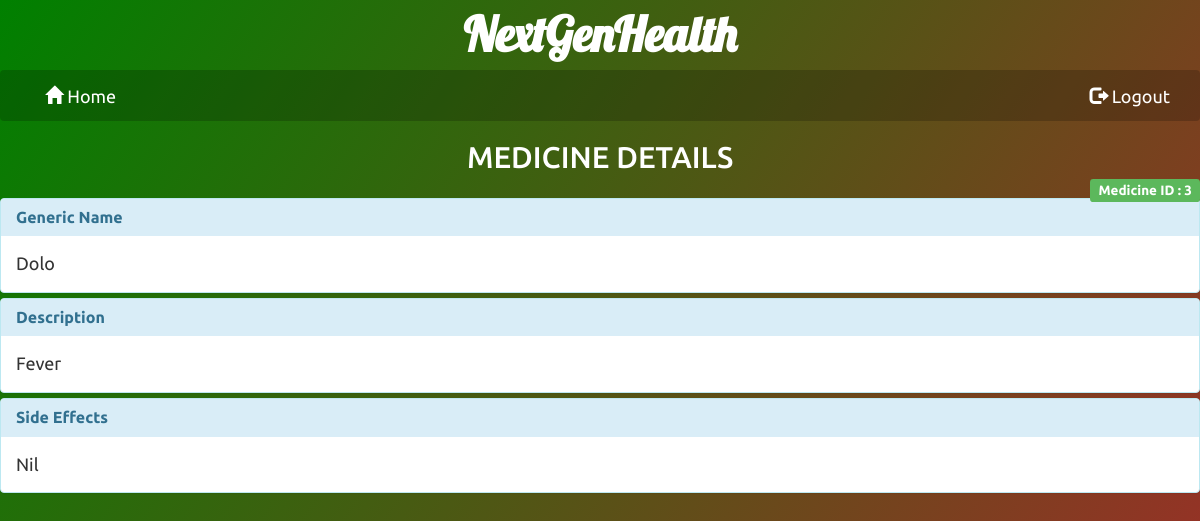
The page /doctor/doc_id=1/med/med_id=3/ (signed in) on the database its author committed.
### doctor/models.py (models this page shows, shortened)
class MedReport(models.Model) :
    med_no = models.BigIntegerField(primary_key=True)
    medname = models.CharField(max_length = 50)
    gname = models.CharField(max_length = 100)
    details = models.CharField(max_length = 1000)
    side_effect = models.CharField(max_length = 1000)

### doctor/views.py (the view)
# urls.py: url(r'^doc_id=(?P<doc_id>[0-9]+)/med/med_id=(?P<med_id>[0-9]+)/$' , views.med_info , name = 'med_info') ,
@login_required(login_url = '/doctor/')
def med_info(request , med_id , **kwargs) :
    mreports = MedReport.objects.all()
    template = loader.get_template('med_info.html')
    context = {'mreports' : mreports , 'med_id' : med_id}
    try:
        mid = MedReport.objects.get(pk=med_id)
    except MedReport.DoesNotExist:
       raise Http404("Medicine record does not exist in the database")
    return HttpResponse(template.render(context , request))

### doctor/template/med_info.html (shortened to what this page needs)
<head>
<link rel="stylesheet" href="/static/bootstrap-3.3.7-dist/css/bootstrap.min.css">
<link rel="stylesheet" href="/static/animate.css">
</head>
<body style="font-family: Ubuntu;font-size:18px;" id="info">
  <div class="container-fluid" id="title">
  <div class="page-header" style="height:50px;border:none;text-align:center;font-weight:bold;font-size:48px;color:#fff;margin-top:0;">
    <a href=".." style="text-decoration:none;color:#fff;font-family:Lobster;">NextGenHealth</a>
  </div>
</div>
<div id="nav-wrapper">
  <nav id="nav" class="navbar navbar-default" data-spy="affix" data-offset-top="70" style="border:none;">
    <div class="container-fluid">
      <div class="navbar-collapse collapse">
      <ul class="nav navbar-nav" style="color:#fff;">
        <li id="hm"><a href="../.." id="tag"><span class="glyphicon glyphicon-home"></span> Home</a></li>
      </ul>
      <ul class="nav navbar-nav navbar-right">
        <li><a href="../../../logout" id="tag"><span class="glyphicon glyphicon-log-out"></span> Logout</a></li>
      </ul>
    </div>
    </div>
  </nav>
</div>
<div style="text-align:center;color:#fff;">
  <h2>MEDICINE DETAILS</h2>
</div>
<div style="text-align:right;">
  <span class="label label-success">Medicine ID : {{med_id}}</span>
</div>
{% for m in mreports %}
    {% if med_id == m.med_no|slugify %}
    <div class="panel-group">
      <div class="panel panel-info">
        <div class="panel-heading">
          <h4 class="panel-title">
            <strong>Generic Name</strong>
          </h4>
        </div>
        <div>
          <div class="panel-body">
            {{m.medname}}
          </div>
        </div>
      </div>
      <div class="panel panel-info">
        <div class="panel-heading">
          <h4 class="panel-title">
            <strong>Description</strong>
          </h4>
        </div>
        <div>
          <div class="panel-body">
            {{m.details}}
          </div>
        </div>
      </div>
      <div class="panel panel-info">
        <div class="panel-heading">
          <h4 class="panel-title">
            <strong>Side Effects</strong>
          </h4>
        </div>
        <div>
          <div class="panel-body">
            {{m.side_effect}}
          </div>
        </div>
      </div>
    </div>
    {% endif %}
{% endfor %}
</body>

### doctor/template/med_info.html (style rules this page uses)
#info { background: -webkit-linear-gradient(left top, green, brown); background: -o-linear-gradient(left top, green, brown); background: -moz-linear-gradient(left top, green, brown); background: linear-gradient(left top, green, brown); }
#nav { background-color: rgba(0 , 0 , 0 , 0.2); }
#tag { color: #fff; position: relative; }
#tag::before { content: ''; display: block; height: 5px; background-color: #000; position: absolute; top: 43px; width: 0%; transition: all ease-in-out 500ms; }
#tag::after { color: #000; }

### rows shown on the page
MedReport: medname "Dolo", details "Fever", side_effect "Nil"

### other values the page prints
{{ med_id }} "3"
